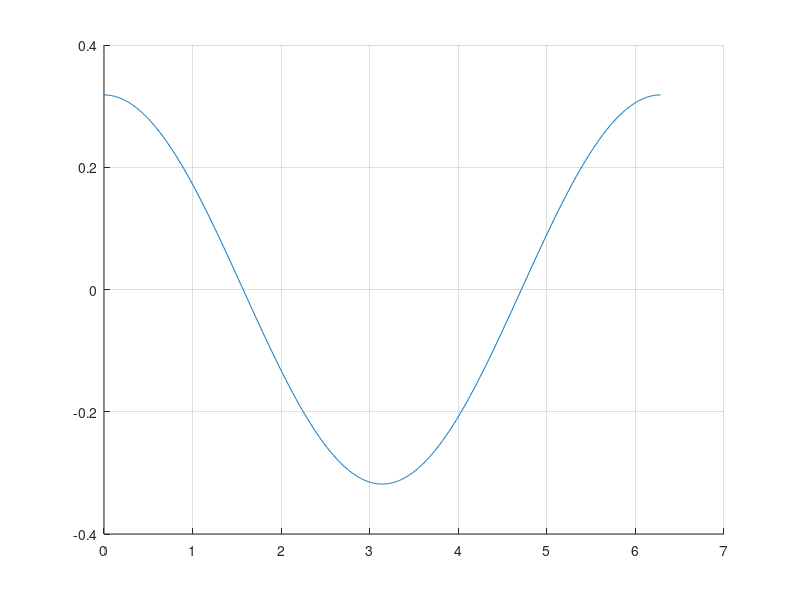
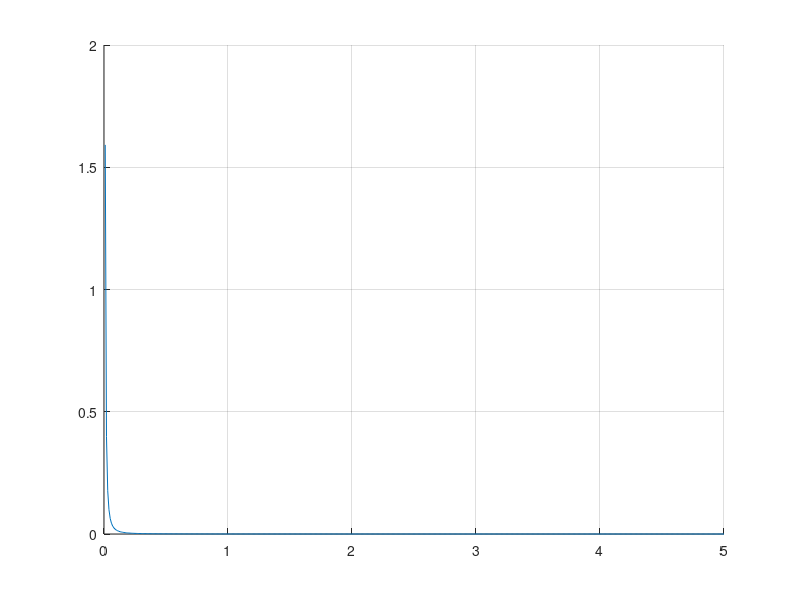
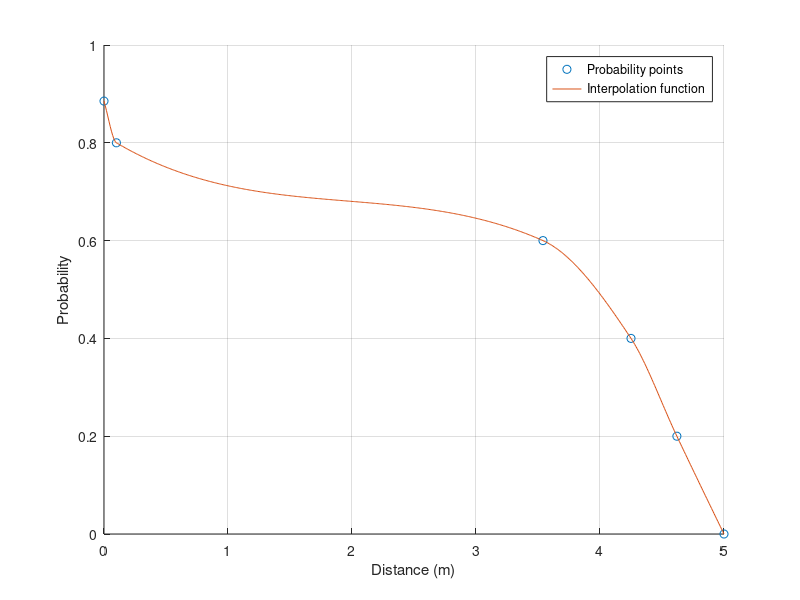
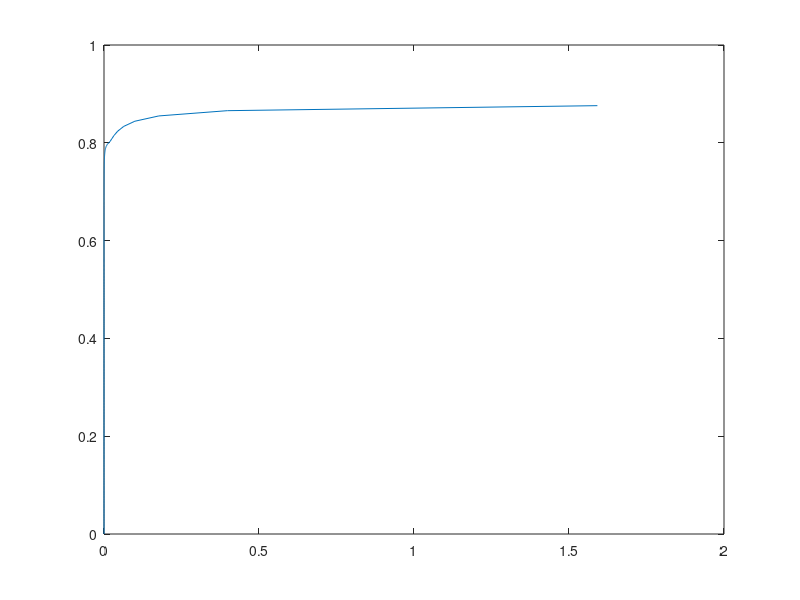

MATLAB code to generate these figures, in order:
%   Script que gera o gráfico de probabilidade a partir
%   do ganho no canal, lembrando que o ganho é menor que 1

clear all;
clc;

format long
Half = 60*pi/180;
m = log(0.5)/log(cos(Half));
fi =  (0:0.5:360)*pi/180;
cos_fi =  cos(fi).^m;
R = ((m+1)*(cos(fi)).^m)/(2*pi);
figure(3)
    hold on
    plot(fi,R)
    grid
    hold off
d = 0.0:0.01:5;
R = ((m+1)*(cos(0)).^m)/(2*pi)
dc_gain = 1:length(d);
for r=1:length(d)
    dc_gain(r) = 5*R * (1e-4/d(r)^2)*1;
end
figure(4)
    hold on
    plot(d,dc_gain)
    grid
    hold off

prob = ([88.53 80 60 40 20 0]/100);
dista = [0 10 354 425 462 500]/100;
% d = 0:0.01:5;
p = interp1 (dista, prob,d, 'pchip');

figure(5)
    hold on
    grid;
    plot(dista,prob, 'o')
    plot(d,p)
    legend('Probability points','Interpolation function')
    xlabel('Distance (m)');
    ylabel('Probability');
        
figure (6)
    plot(dc_gain,p)

regre = polyfit (dista, prob, 5);

x = 1:length(dc_gain);

for r=1:length(dc_gain);
    x(r) = sqrt(5*R*1e-4/dc_gain(r));
end

pro = regre(1)*x.^5 + regre(2)*x.^4 + regre(3)*x.^3 + regre(4)*x.^2 + regre(5)*x +regre(6)

figure (7)
    plot (dc_gain, pro);

% figure ('lele')
%     plot (p)